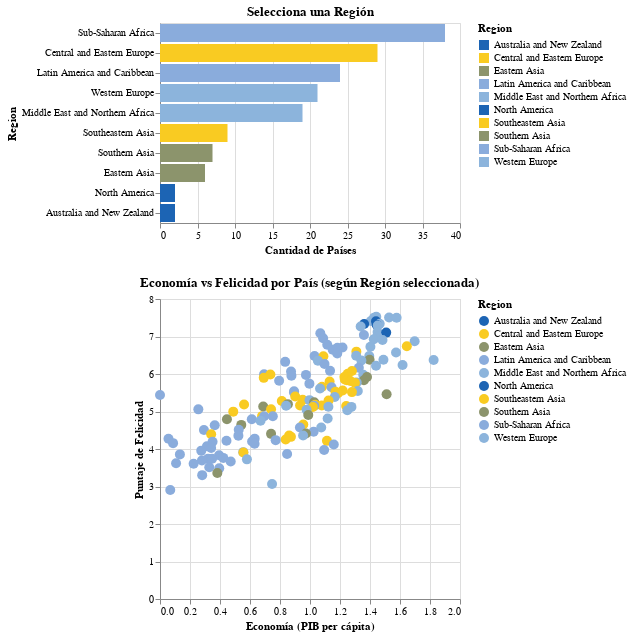

Notebook code for this chart:
### Markdown cell above
## 8. Economía vs Felicidad por País (según Región seleccionada)

### Code cell
# Agregamos un selection point de regiones
selection = alt.selection_point(fields=['Region'], bind='legend', name='Región')

# Primera grafica de regiones y cantidad de países
graph_selector = alt.Chart(df).mark_bar().encode(
    y=alt.Y('Region:N', sort='-x'),
    x=alt.X('count():Q', title='Cantidad de Países'),
    color=alt.Color('Region:N', scale=alt.Scale(range=colors)),
    opacity=alt.condition(selection, alt.value(1), alt.value(0.2))
).add_params(selection).properties(title="Selecciona una Región")

# Gráfica secundaria, se marca la region seleccionada y se muestra la info
graph_detail = alt.Chart(df).mark_circle(size=100).encode(
    x=alt.X('Economy (GDP per Capita):Q', title='Economía (PIB per cápita)'),
    y=alt.Y('Happiness Score:Q', title='Puntaje de Felicidad'),
    color=alt.Color('Region:N', scale=alt.Scale(range=colors)),
    tooltip=['Country', 'Region', 'Happiness Score', 'Economy (GDP per Capita)'],
    opacity=alt.condition(selection, alt.value(1), alt.value(0))
).transform_filter(selection).properties(title="Economía vs Felicidad por País (según Región seleccionada)")

# Para visualizar en el mismo cuadro
(graph_selector & graph_detail).resolve_scale(color='independent')

### Figure 1 — Vega-Lite specification as saved in the notebook (floating-point values rounded to 4 significant figures; data arrays with more than 128 entries replaced by an {"elided": "..."} marker saying what was removed)
{"config": {"view": {"continuousWidth": 300, "continuousHeight": 300}}, "vconcat": [{"mark": {"type": "bar"}, "encoding": {"color": {"field": "Region", "scale": {"range": ["#1c64b4", "#f9cb22", "#8c946c", "#8aacdc", "#8cb4dc"]}, "type": "nominal"}, "opacity": {"condition": {"param": "Región", "value": 1}, "value": 0.2}, "x": {"aggregate": "count", "title": "Cantidad de Países", "type": "quantitative"}, "y": {"field": "Region", "sort": "-x", "type": "nominal"}}, "name": "view_3", "title": "Selecciona una Región"}, {"mark": {"type": "circle", "size": 100}, "encoding": {"color": {"field": "Region", "scale": {"range": ["#1c64b4", "#f9cb22", "#8c946c", "#8aacdc", "#8cb4dc"]}, "type": "nominal"}, "opacity": {"condition": {"param": "Región", "value": 1}, "value": 0}, "tooltip": [{"field": "Country", "type": "nominal"}, {"field": "Region", "type": "nominal"}, {"field": "Happiness Score", "type": "quantitative"}, {"field": "Economy (GDP per Capita)", "type": "quantitative"}], "x": {"field": "Economy (GDP per Capita)", "title": "Economía (PIB per cápita)", "type": "quantitative"}, "y": {"field": "Happiness Score", "title": "Puntaje de Felicidad", "type": "quantitative"}}, "title": "Economía vs Felicidad por País (según Región seleccionada)", "transform": [{"filter": {"param": "Región"}}]}], "data": {"name": "data-5e601643f147ccceb8cef2df73f91dfd"}, "params": [{"name": "Región", "select": {"type": "point", "fields": ["Region"]}, "bind": "legend", "views": ["view_3"]}], "resolve": {"scale": {"color": "independent"}}, "$schema": "https://vega.github.io/schema/vega-lite/v5.8.0.json", "datasets": {"data-5e601643f147ccceb8cef2df73f91dfd": {"elided": "157 records"}}}
